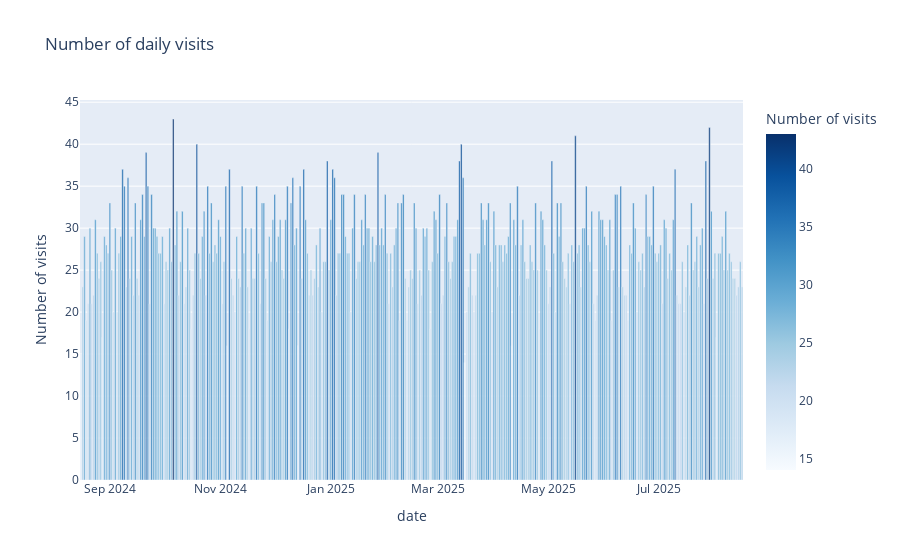

Notebook cell for this chart:
### Code cell
visits = all_data['Visits'].copy()
visits['visit_date'] = pd.to_datetime(visits['visit_date'], errors='coerce')

daily_visits = visits.resample('D', on='visit_date').size().reset_index(name='count')

fig4 = px.bar(daily_visits, x='visit_date', y='count',
              title="Number of daily visits",
              labels={'visit_date': 'date', 'count': 'Number of visits'},
              color='count',
              color_continuous_scale='Blues')

fig4.show()

### Figure 1 — Plotly figure (JSON) as saved in the notebook; plotly's stock layout.template omitted (floating-point values rounded to 4 significant figures; data arrays with more than 128 entries replaced by an {"elided": "..."} marker saying what was removed)
{"data": [{"alignmentgroup": "True", "hovertemplate": "date=%{x}<br>Number of visits=%{marker.color}<extra></extra>", "legendgroup": "", "marker": {"color": {"elided": "366 int values"}, "coloraxis": "coloraxis", "pattern": {"shape": ""}}, "name": "", "offsetgroup": "", "orientation": "v", "showlegend": false, "textposition": "auto", "type": "bar", "x": {"elided": "366 str values"}, "xaxis": "x", "y": {"elided": "366 int values"}, "yaxis": "y"}], "layout": {"barmode": "relative", "coloraxis": {"colorbar": {"title": {"text": "Number of visits"}}, "colorscale": [[0, "rgb(247,251,255)"], [0.125, "rgb(222,235,247)"], [0.25, "rgb(198,219,239)"], [0.375, "rgb(158,202,225)"], [0.5, "rgb(107,174,214)"], [0.625, "rgb(66,146,198)"], [0.75, "rgb(33,113,181)"], [0.875, "rgb(8,81,156)"], [1, "rgb(8,48,107)"]]}, "legend": {"tracegroupgap": 0}, "title": {"text": "Number of daily visits"}, "xaxis": {"anchor": "y", "domain": [0, 1], "title": {"text": "date"}}, "yaxis": {"anchor": "x", "domain": [0, 1], "title": {"text": "Number of visits"}}}}
